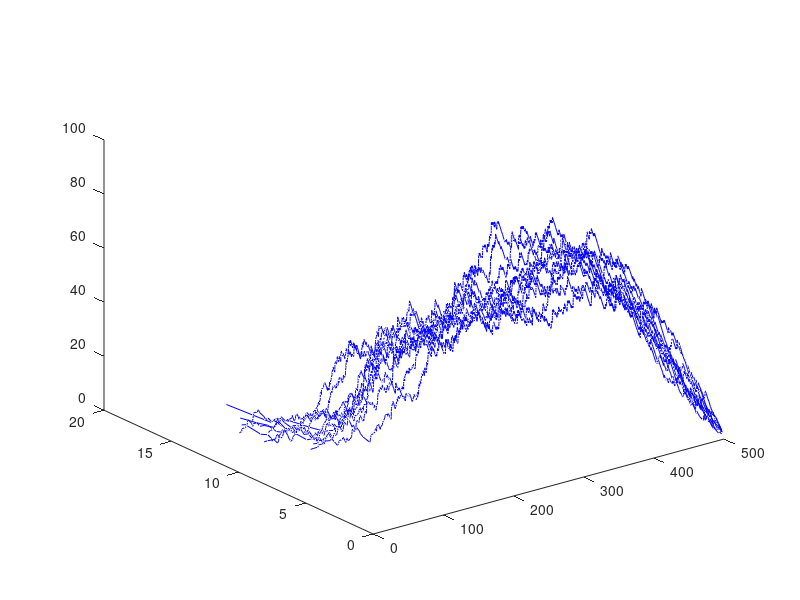

MATLAB code to generate this figure:
clear all
clc


N_i = 500;%  Number of individuals in the population
N = N_i+1;% inidividuals in the grid

gamma = 1; % Recovery rate
R0 = 2.5; % R0 of the disease
mu = R0*gamma/N_i; % this is the total infection rate constant 
% that incorporates all the constant parts

iSimTime = 1e4; % Maximum Simulation Time
iReal = 1e1; % number of realisation to be considered
Data = {}; % Data structure for the trajectories
Time={}; % Data structure for the trajectories

WMatrix = [-1, 0; % state change matrix 
           1,-1];

init_infec = 3;% initial level of infection

tic % tic is for starting a clock to obtain the computation time
for idx = 1:iReal
    % this loop is for realisations

    t=0;
    x= [N_i-init_infec;init_infec];

    xf=x;
    tf = t;

    disp(['Working on realisation: ' num2str(idx)])    

    while t<=iSimTime % from here on this is standard Gillespie algorithm
             
       rates = [ mu*x(1)*x(2), gamma*x(2)]; % here we compute the rates
       % if control is applied then this influences the rates
       if (x(2)>50)
        rates = [ 0.65*mu*x(1)*x(2), gamma*x(2)];
       end

       % if (x(2)>0)
       %  rates = [ 0.65*mu*x(1)*x(2), gamma*x(2)];
       % end
        ratesum = sum(rates); % sum of rates
        
        tau=-log(rand)/ratesum; % extraction of next time
        
        reac = sum(cumsum(rates/ratesum)<rand)+1; % computation fo next reaction

        x = x + WMatrix(:,reac); % state change

        t = t + tau;
        tf = [tf, t];
        xf = [xf,x];

    end
    % save data to output structures
    Data{idx} = xf;
    Time{idx} = tf;

end

etime = toc; % stop time for execution time
disp(['It took: ' num2str(etime) ' seconds' ])  

for idx = 1:iReal

plot3(Data{1,idx}(1,:),(Time{idx}),(Data{1,idx}(2,:)),'b')
hold on
% stairs(Time{idx},Data{idx}(1,:));
% stairs(Time{idx},Data{idx}(2,:));
% stairs(Time{idx},Data{idx}(3,:));

end